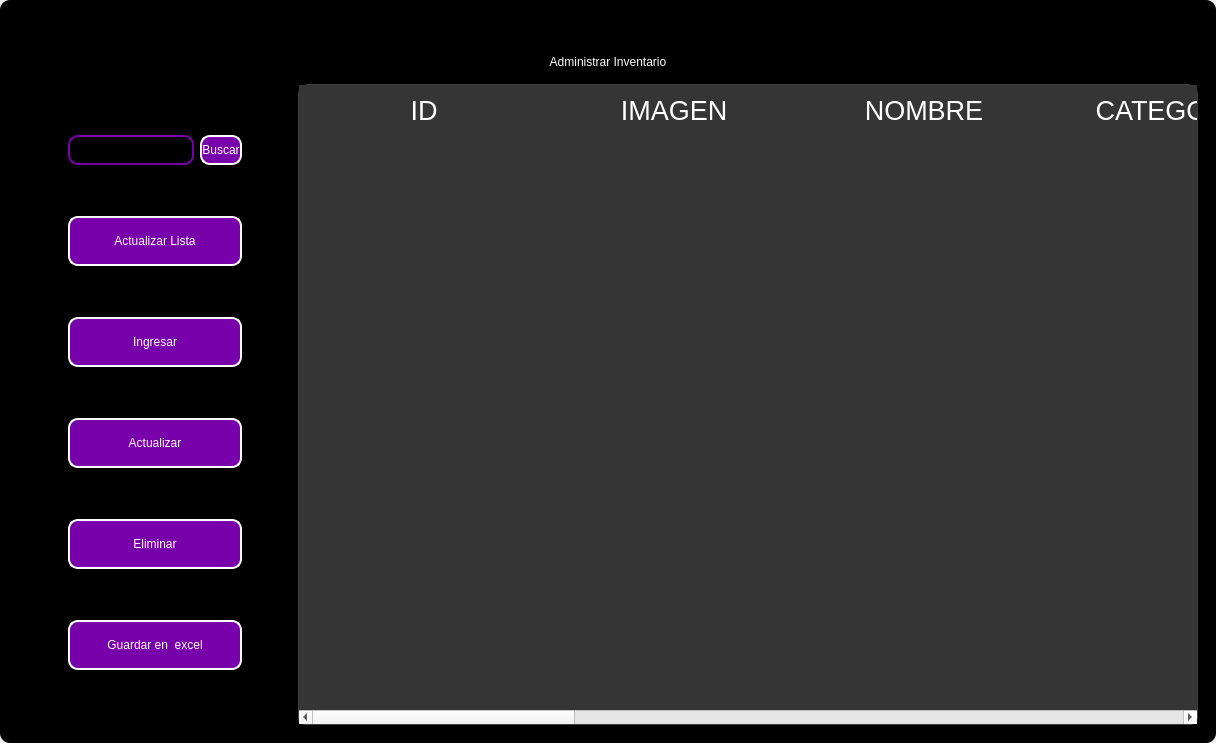
<?xml version="1.0" encoding="UTF-8"?>
<ui version="4.0">
 <class>MainWindow</class>
 <widget class="QMainWindow" name="MainWindow">
  <property name="geometry">
   <rect>
    <x>0</x>
    <y>0</y>
    <width>1216</width>
    <height>743</height>
   </rect>
  </property>
  <property name="windowTitle">
   <string>MainWindow</string>
  </property>
  <property name="styleSheet">
   <string notr="true"/>
  </property>
  <widget class="QWidget" name="centralwidget">
   <property name="styleSheet">
    <string notr="true"/>
   </property>
   <layout class="QVBoxLayout" name="verticalLayout">
    <property name="spacing">
     <number>0</number>
    </property>
    <property name="leftMargin">
     <number>0</number>
    </property>
    <property name="topMargin">
     <number>0</number>
    </property>
    <property name="rightMargin">
     <number>0</number>
    </property>
    <property name="bottomMargin">
     <number>0</number>
    </property>
    <item>
     <widget class="QFrame" name="frame">
      <property name="enabled">
       <bool>true</bool>
      </property>
      <property name="styleSheet">
       <string notr="true">
QFrame {
border-radius:10px;
background-color: rgb(0, 0, 0);
 }
</string>
      </property>
      <property name="frameShape">
       <enum>QFrame::StyledPanel</enum>
      </property>
      <property name="frameShadow">
       <enum>QFrame::Raised</enum>
      </property>
      <layout class="QVBoxLayout" name="verticalLayout_2">
       <item>
        <widget class="QFrame" name="frame_superior">
         <property name="minimumSize">
          <size>
           <width>0</width>
           <height>40</height>
          </size>
         </property>
         <property name="maximumSize">
          <size>
           <width>16777215</width>
           <height>40</height>
          </size>
         </property>
         <property name="styleSheet">
          <string notr="true">QPushButton{
border-radius:18px;
}

QPushButton:hover{
	background-color: rgb(0, 0, 0);
}
</string>
         </property>
         <property name="frameShape">
          <enum>QFrame::StyledPanel</enum>
         </property>
         <property name="frameShadow">
          <enum>QFrame::Raised</enum>
         </property>
         <layout class="QHBoxLayout" name="horizontalLayout_3">
          <property name="spacing">
           <number>4</number>
          </property>
          <property name="leftMargin">
           <number>0</number>
          </property>
          <property name="topMargin">
           <number>0</number>
          </property>
          <property name="rightMargin">
           <number>0</number>
          </property>
          <property name="bottomMargin">
           <number>0</number>
          </property>
          <item>
           <widget class="QPushButton" name="btn_icon">
            <property name="text">
             <string/>
            </property>
            <property name="iconSize">
             <size>
              <width>40</width>
              <height>40</height>
             </size>
            </property>
           </widget>
          </item>
          <item>
           <spacer name="horizontalSpacer_2">
            <property name="orientation">
             <enum>Qt::Horizontal</enum>
            </property>
            <property name="sizeHint" stdset="0">
             <size>
              <width>443</width>
              <height>20</height>
             </size>
            </property>
           </spacer>
          </item>
          <item>
           <widget class="QPushButton" name="btn_exit">
            <property name="minimumSize">
             <size>
              <width>38</width>
              <height>38</height>
             </size>
            </property>
            <property name="maximumSize">
             <size>
              <width>38</width>
              <height>38</height>
             </size>
            </property>
            <property name="cursor">
             <cursorShape>PointingHandCursor</cursorShape>
            </property>
            <property name="text">
             <string/>
            </property>
            <property name="iconSize">
             <size>
              <width>35</width>
              <height>35</height>
             </size>
            </property>
           </widget>
          </item>
          <item>
           <widget class="QPushButton" name="bt_minimizar">
            <property name="minimumSize">
             <size>
              <width>38</width>
              <height>38</height>
             </size>
            </property>
            <property name="maximumSize">
             <size>
              <width>38</width>
              <height>38</height>
             </size>
            </property>
            <property name="cursor">
             <cursorShape>PointingHandCursor</cursorShape>
            </property>
            <property name="text">
             <string/>
            </property>
            <property name="icon">
             <iconset>
              <normaloff>../../../../../../../.designer/backup/image/minus.svg</normaloff>../../../../../../../.designer/backup/image/minus.svg</iconset>
            </property>
            <property name="iconSize">
             <size>
              <width>38</width>
              <height>38</height>
             </size>
            </property>
           </widget>
          </item>
          <item>
           <widget class="QPushButton" name="bt_maximizar">
            <property name="minimumSize">
             <size>
              <width>38</width>
              <height>38</height>
             </size>
            </property>
            <property name="maximumSize">
             <size>
              <width>38</width>
              <height>38</height>
             </size>
            </property>
            <property name="cursor">
             <cursorShape>PointingHandCursor</cursorShape>
            </property>
            <property name="text">
             <string/>
            </property>
            <property name="icon">
             <iconset>
              <normaloff>../../../../../../../.designer/backup/image/chevron-up.svg</normaloff>../../../../../../../.designer/backup/image/chevron-up.svg</iconset>
            </property>
            <property name="iconSize">
             <size>
              <width>38</width>
              <height>38</height>
             </size>
            </property>
           </widget>
          </item>
          <item>
           <widget class="QPushButton" name="bt_restaurar">
            <property name="minimumSize">
             <size>
              <width>38</width>
              <height>38</height>
             </size>
            </property>
            <property name="maximumSize">
             <size>
              <width>38</width>
              <height>38</height>
             </size>
            </property>
            <property name="cursor">
             <cursorShape>PointingHandCursor</cursorShape>
            </property>
            <property name="text">
             <string/>
            </property>
            <property name="icon">
             <iconset>
              <normaloff>../../../../../../../.designer/backup/image/chevron-down.svg</normaloff>../../../../../../../.designer/backup/image/chevron-down.svg</iconset>
            </property>
            <property name="iconSize">
             <size>
              <width>38</width>
              <height>38</height>
             </size>
            </property>
           </widget>
          </item>
          <item>
           <widget class="QPushButton" name="bt_cerrar">
            <property name="minimumSize">
             <size>
              <width>38</width>
              <height>38</height>
             </size>
            </property>
            <property name="maximumSize">
             <size>
              <width>38</width>
              <height>38</height>
             </size>
            </property>
            <property name="cursor">
             <cursorShape>PointingHandCursor</cursorShape>
            </property>
            <property name="text">
             <string/>
            </property>
            <property name="icon">
             <iconset>
              <normaloff>../../../../../../../.designer/backup/image/x.svg</normaloff>../../../../../../../.designer/backup/image/x.svg</iconset>
            </property>
            <property name="iconSize">
             <size>
              <width>38</width>
              <height>38</height>
             </size>
            </property>
           </widget>
          </item>
         </layout>
        </widget>
       </item>
       <item>
        <widget class="QLabel" name="label">
         <property name="styleSheet">
          <string notr="true">font: 30pt &quot;MS Shell Dlg 2&quot;;
color: rgb(255, 255, 255);</string>
         </property>
         <property name="text">
          <string>Administrar Inventario</string>
         </property>
         <property name="alignment">
          <set>Qt::AlignCenter</set>
         </property>
        </widget>
       </item>
       <item>
        <widget class="QFrame" name="frame_3">
         <property name="frameShape">
          <enum>QFrame::StyledPanel</enum>
         </property>
         <property name="frameShadow">
          <enum>QFrame::Raised</enum>
         </property>
         <layout class="QHBoxLayout" name="horizontalLayout_4">
          <property name="spacing">
           <number>6</number>
          </property>
          <item>
           <layout class="QVBoxLayout" name="verticalLayout_4">
            <property name="spacing">
             <number>50</number>
            </property>
            <property name="leftMargin">
             <number>50</number>
            </property>
            <property name="topMargin">
             <number>50</number>
            </property>
            <property name="rightMargin">
             <number>50</number>
            </property>
            <property name="bottomMargin">
             <number>50</number>
            </property>
            <item>
             <layout class="QHBoxLayout" name="horizontalLayout">
              <property name="spacing">
               <number>6</number>
              </property>
              <property name="rightMargin">
               <number>0</number>
              </property>
              <property name="bottomMargin">
               <number>0</number>
              </property>
              <item>
               <widget class="QLineEdit" name="searchtxt">
                <property name="minimumSize">
                 <size>
                  <width>100</width>
                  <height>30</height>
                 </size>
                </property>
                <property name="maximumSize">
                 <size>
                  <width>200</width>
                  <height>30</height>
                 </size>
                </property>
                <property name="styleSheet">
                 <string notr="true">QLabel {
	color: rgb(255, 255, 254);
	font: 12pt &quot;Arial&quot;;
	background-color: rgba(0, 0, 0,0);
}

QTextEdit{
background-color: rgba(0, 0, 0,0);
border-radius:10px; 
font: 12pt &quot;Arial&quot;;
color: rgb(255, 255, 254);
border: 2px solid  rgb(255, 255, 255);

}

QTextEdit:hover{
background-color: rgba(0, 0, 0,0);
border-radius:10px; 
font: 12pt &quot;Arial&quot;;
border: 2px solid  rgb(120, 0, 171);
}

QTextEdit:focus{
background-color: rgb(0, 0, 0);
border-radius:10px; 
font: 12pt &quot;Arial&quot;;
border: 2px solid rgb(120, 0, 171);
}

QLineEdit{
background-color: rgba(0, 0, 0,0);
border-radius:10px; 
font: 12pt &quot;Arial&quot;;
color: rgb(255, 255, 254);
border: 2px solid  rgb(120, 0, 171);
}

QLineEdit:hover{
background-color: rgba(0, 0, 0,0);
border-radius:10px; 
font: 12pt &quot;Arial&quot;;
border: 2px solid  rgb(120, 0, 171);
}

QLineEdit:focus{
background-color: rgb(0, 0, 0);
border-radius:10px; 
font: 12pt &quot;Arial&quot;;
border: 2px solid rgb(120, 0, 171);
}

QCheckBox{
	font: 12pt &quot;Arial&quot;;
	color: rgb(255, 255, 255);
}

QCheckBox::indicator {
    width: 18px;
    height:18px;
}

QCheckBox::indicator:unchecked {
   background-image: url(image/square.svg);
}

QCheckBox::indicator:checked {
   background-image: url(image/check-square.svg);
}

QPushButton{
border-radius:10px; 
font: 12pt &quot;Arial&quot;;
color: rgb(255, 255, 254);
border: 2px solid #ffffff;
}

QPushButton:hover{
border-radius:10px; 
font: 12pt &quot;Arial&quot;;
color: rgb(255, 255, 255);
border: 2px solid rgb(120, 0, 171);
	background-color: rgb(120, 0, 171);
}
</string>
                </property>
               </widget>
              </item>
              <item>
               <widget class="QPushButton" name="btn_search">
                <property name="minimumSize">
                 <size>
                  <width>30</width>
                  <height>30</height>
                 </size>
                </property>
                <property name="maximumSize">
                 <size>
                  <width>100</width>
                  <height>30</height>
                 </size>
                </property>
                <property name="cursor">
                 <cursorShape>PointingHandCursor</cursorShape>
                </property>
                <property name="styleSheet">
                 <string notr="true">QPushButton{
border-radius:10px; 
font: 12pt &quot;Arial&quot;;
color: rgb(255, 255, 254);
border: 2px solid #ffffff;
	background-color: rgb(120, 0, 171);
}

QPushButton:hover{
border-radius:10px; 
font: 12pt &quot;Arial&quot;;
color: rgb(255, 255, 255);
border: 2px solid rgb(120, 0, 171);
	background-color: rgb(120, 0, 171);
}</string>
                </property>
                <property name="text">
                 <string>Buscar</string>
                </property>
               </widget>
              </item>
             </layout>
            </item>
            <item>
             <widget class="QPushButton" name="btn_get">
              <property name="minimumSize">
               <size>
                <width>50</width>
                <height>0</height>
               </size>
              </property>
              <property name="maximumSize">
               <size>
                <width>300</width>
                <height>50</height>
               </size>
              </property>
              <property name="cursor">
               <cursorShape>PointingHandCursor</cursorShape>
              </property>
              <property name="styleSheet">
               <string notr="true">QPushButton{
border-radius:10px; 
font: 12pt &quot;Arial&quot;;
color: rgb(255, 255, 254);
border: 2px solid #ffffff;
	background-color: rgb(120, 0, 171);
}

QPushButton:hover{
border-radius:10px; 
font: 12pt &quot;Arial&quot;;
color: rgb(255, 255, 255);
border: 2px solid rgb(120, 0, 171);
	background-color: rgb(120, 0, 171);
}</string>
              </property>
              <property name="text">
               <string>Actualizar Lista</string>
              </property>
              <property name="iconSize">
               <size>
                <width>30</width>
                <height>30</height>
               </size>
              </property>
             </widget>
            </item>
            <item>
             <widget class="QPushButton" name="btn_add">
              <property name="maximumSize">
               <size>
                <width>300</width>
                <height>50</height>
               </size>
              </property>
              <property name="cursor">
               <cursorShape>PointingHandCursor</cursorShape>
              </property>
              <property name="styleSheet">
               <string notr="true">QPushButton{
border-radius:10px; 
font: 12pt &quot;Arial&quot;;
color: rgb(255, 255, 254);
border: 2px solid #ffffff;
	background-color: rgb(120, 0, 171);
}

QPushButton:hover{
border-radius:10px; 
font: 12pt &quot;Arial&quot;;
color: rgb(255, 255, 255);
border: 2px solid rgb(120, 0, 171);
	background-color: rgb(120, 0, 171);
}</string>
              </property>
              <property name="text">
               <string>Ingresar</string>
              </property>
              <property name="iconSize">
               <size>
                <width>30</width>
                <height>30</height>
               </size>
              </property>
             </widget>
            </item>
            <item>
             <widget class="QPushButton" name="btn_update">
              <property name="maximumSize">
               <size>
                <width>300</width>
                <height>50</height>
               </size>
              </property>
              <property name="cursor">
               <cursorShape>PointingHandCursor</cursorShape>
              </property>
              <property name="styleSheet">
               <string notr="true">QPushButton{
border-radius:10px; 
font: 12pt &quot;Arial&quot;;
color: rgb(255, 255, 254);
border: 2px solid #ffffff;
	background-color: rgb(120, 0, 171);
}

QPushButton:hover{
border-radius:10px; 
font: 12pt &quot;Arial&quot;;
color: rgb(255, 255, 255);
border: 2px solid rgb(120, 0, 171);
	background-color: rgb(120, 0, 171);
}</string>
              </property>
              <property name="text">
               <string>Actualizar</string>
              </property>
              <property name="iconSize">
               <size>
                <width>30</width>
                <height>30</height>
               </size>
              </property>
             </widget>
            </item>
            <item>
             <widget class="QPushButton" name="btn_delete">
              <property name="maximumSize">
               <size>
                <width>300</width>
                <height>50</height>
               </size>
              </property>
              <property name="cursor">
               <cursorShape>PointingHandCursor</cursorShape>
              </property>
              <property name="styleSheet">
               <string notr="true">QPushButton{
border-radius:10px; 
font: 12pt &quot;Arial&quot;;
color: rgb(255, 255, 254);
border: 2px solid #ffffff;
	background-color: rgb(120, 0, 171);
}

QPushButton:hover{
border-radius:10px; 
font: 12pt &quot;Arial&quot;;
color: rgb(255, 255, 255);
border: 2px solid rgb(120, 0, 171);
	background-color: rgb(120, 0, 171);
}</string>
              </property>
              <property name="text">
               <string>Eliminar</string>
              </property>
              <property name="iconSize">
               <size>
                <width>30</width>
                <height>30</height>
               </size>
              </property>
             </widget>
            </item>
            <item>
             <widget class="QPushButton" name="btn_excel">
              <property name="minimumSize">
               <size>
                <width>11</width>
                <height>50</height>
               </size>
              </property>
              <property name="cursor">
               <cursorShape>PointingHandCursor</cursorShape>
              </property>
              <property name="styleSheet">
               <string notr="true">QPushButton{
border-radius:10px; 
font: 12pt &quot;Arial&quot;;
color: rgb(255, 255, 254);
border: 2px solid #ffffff;
	background-color: rgb(120, 0, 171);
}

QPushButton:hover{
border-radius:10px; 
font: 12pt &quot;Arial&quot;;
color: rgb(255, 255, 255);
border: 2px solid rgb(120, 0, 171);
	background-color: rgb(120, 0, 171);
}</string>
              </property>
              <property name="text">
               <string>Guardar en  excel</string>
              </property>
              <property name="iconSize">
               <size>
                <width>35</width>
                <height>35</height>
               </size>
              </property>
             </widget>
            </item>
           </layout>
          </item>
          <item>
           <widget class="QTableWidget" name="table_inventory">
            <property name="minimumSize">
             <size>
              <width>900</width>
              <height>0</height>
             </size>
            </property>
            <property name="maximumSize">
             <size>
              <width>700</width>
              <height>16777215</height>
             </size>
            </property>
            <property name="styleSheet">
             <string notr="true">QTableView {

	border: 1px solid rgba(255,255,255,40);
	border-bottom-right-radius: 7px; 
	border-bottom-left-radius: 7px; 
	color: white;
	font: 15pt &quot;MS Shell Dlg 2&quot;;
	background-color: rgb(53, 53, 53);
}

QHeaderView::section {
background-color: rgb(53, 53, 53);
color: white;
border: none;
height: 50px;
font-size: 20pt;
}

QTableView::item {
    border-style: none;
    border-bottom: 1px solid rgba(255,255,255,50);
    padding-left: auto;
    padding-right: auto;
}

QTableView::item:selected{
	border: none;
	color: rgb(255, 255, 255);
    background-color: rgba(255, 255, 255, 50);
}
</string>
            </property>
            <property name="editTriggers">
             <set>QAbstractItemView::NoEditTriggers</set>
            </property>
            <attribute name="horizontalHeaderDefaultSectionSize">
             <number>250</number>
            </attribute>
            <column>
             <property name="text">
              <string>ID</string>
             </property>
            </column>
            <column>
             <property name="text">
              <string>IMAGEN</string>
             </property>
            </column>
            <column>
             <property name="text">
              <string>NOMBRE</string>
             </property>
            </column>
            <column>
             <property name="text">
              <string>CATEGORIA</string>
             </property>
            </column>
            <column>
             <property name="text">
              <string>CANTIDAD DISPONIBLE</string>
             </property>
            </column>
            <column>
             <property name="text">
              <string>PRECIO COMPRA</string>
             </property>
            </column>
            <column>
             <property name="text">
              <string>PRECIO VENTA</string>
             </property>
            </column>
            <column>
             <property name="text">
              <string>TOTAL COMPRA</string>
             </property>
            </column>
            <column>
             <property name="text">
              <string>DESCRIPCION</string>
             </property>
            </column>
            <column>
             <property name="text">
              <string>TIPO DE PRODUCTO</string>
             </property>
            </column>
           </widget>
          </item>
         </layout>
        </widget>
       </item>
      </layout>
     </widget>
    </item>
   </layout>
  </widget>
 </widget>
 <resources/>
 <connections/>
</ui>
